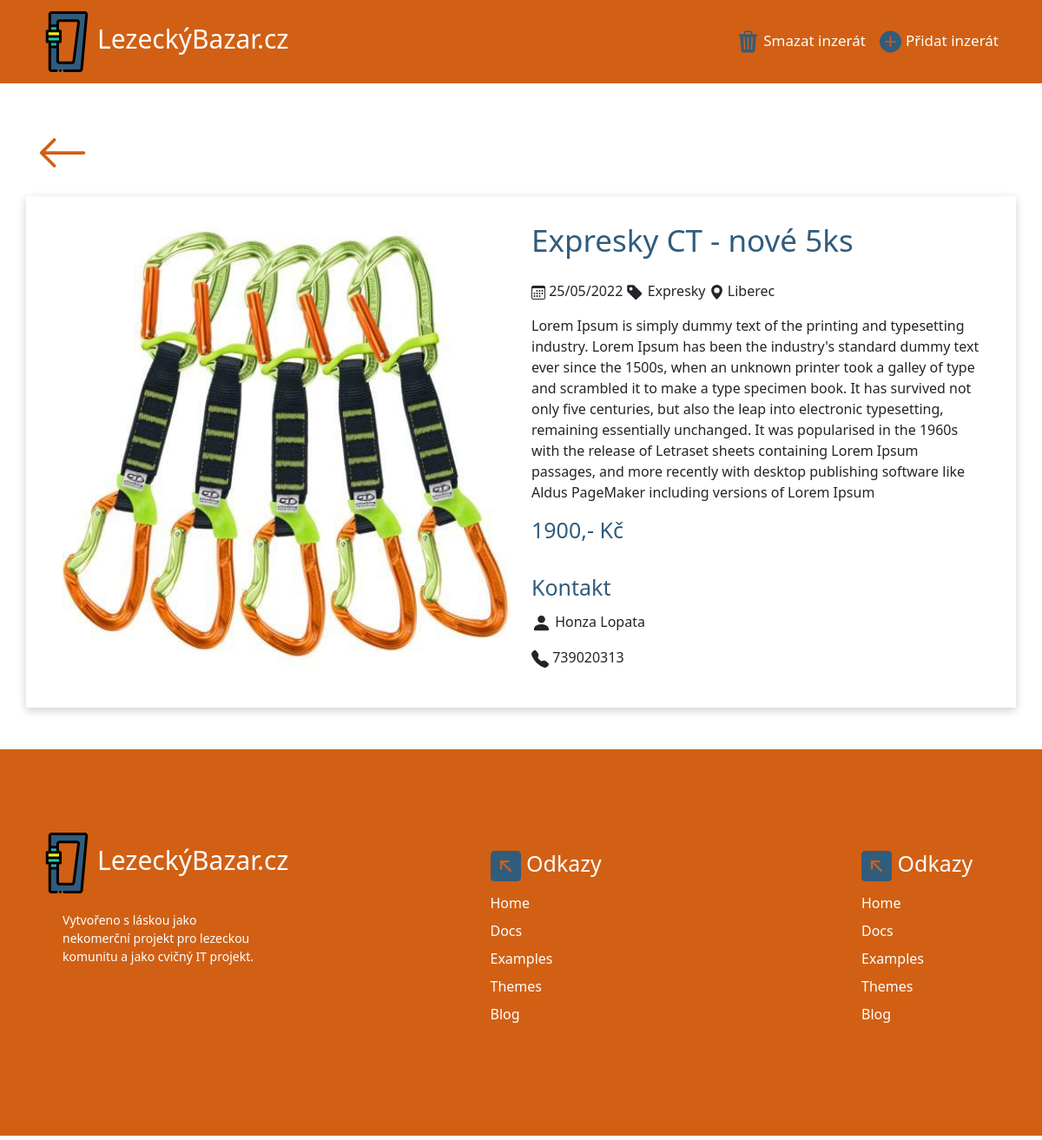
Screenshot of /inzerat/11 with the database file from the repository.
### bazar.py (models this page shows, shortened)
class Posts(db.Model):
    _id = db.Column("id", db.Integer, primary_key = True)
    date = db.Column("date", db.String(100))
    sport = db.Column("sport", db.String(100))
    category = db.Column("category", db.String(100))
    post_name = db.Column("post_name", db.String(100))
    description = db.Column("description", db.String(100))
    image = db.Column("image", db.String(200))
    price = db.Column("price", db.String(100))
    location = db.Column("location", db.String(100))
    person_name = db.Column("person_name", db.String(100))
    contact = db.Column("contact", db.String(100))
    password = db.Column("password", db.String(100))

### bazar.py (the view)
@app.route("/inzerat/<int:_id>")
def individual_post(_id):
    post = Posts.query.get_or_404(_id)
    return render_template("post.html", posts = post)

### templates/post.html (shortened to what this page needs)
{% extends "template2.html" %}
{% block content %}
<link rel="stylesheet" href="{{ url_for('static',filename='css/style.css') }}">
<div class="container">
  <div class="col">
    <a href="{{ request.referrer }}">
    </a>
  </div>
</div>
<div class="container">
        <div class="row" style="padding: 30px;" id="posts_list">
            <div class="col-lg-6 col-xs-12">
                <img src="/static/post_img/{{posts.image}}" alt="Foto inzerátu" width="100%">
            </div>
            <div class="col-lg-6 col-xs-12">
                <h4>{{ posts.post_name }} </h4>
                <p style="margin-top: -1vh;"> {{ posts.date }} <svg xmlns="http://www.w3.org/2000/svg" width="20" height="20" fill="currentColor" class="bi bi-tag-fill" viewBox="0 0 16 16">
                  <path d="M2 1a1 1 0 0 0-1 1v4.586a1 1 0 0 0 .293.707l7 7a1 1 0 0 0 1.414 0l4.586-4.586a1 1 0 0 0 0-1.414l-7-7A1 1 0 0 0 6.586 1H2zm4 3.5a1.5 1.5 0 1 1-3 0 1.5 1.5 0 0 1 3 0z"/>
                </svg> {{ posts.category }}
                <svg xmlns="http://www.w3.org/2000/svg" width="17" height="17" fill="currentColor" class="bi bi-geo-alt-fill" viewBox="0 0 16 16"> <path d="M8 16s6-5.686 6-10A6 6 0 0 0 2 6c0 4.314 6 10 6 10zm0-7a3 3 0 1 1 0-6 3 3 0 0 1 0 6z"/> </svg>
                {{ posts.location}}
              </p>
                {{ posts.description }}
                <p> <h3 id="price"> {{ posts.price + ",- Kč" }} </h3> </p>
              <h5>Kontakt</h5>
               <p> <svg xmlns="http://www.w3.org/2000/svg" width="23" height="23" fill="currentColor" class="bi bi-person-fill" viewBox="0 0 16 16">
                <path d="M3 14s-1 0-1-1 1-4 6-4 6 3 6 4-1 1-1 1H3zm5-6a3 3 0 1 0 0-6 3 3 0 0 0 0 6z"/>
              </svg> {{ posts.person_name}} </p>
              <p>  {{ posts.contact }} </p>
            </div>
        </div>
</div>
{% endblock %}

### static/css/style.css (style rules this page uses)
h4 { color: #315C7C; font-size: 35px; padding-bottom: 30px; }
h5 { color: #315C7C; font-size: 25px; padding-bottom: 5px; padding-top: 20px; }
#posts_list { box-shadow: 0 3px 10px rgb(0 0 0 / 0.2); margin-bottom: 3vh; padding: 10px; min-height: 200px; }
#price { font-size: 25px; color: #315C7C; }

### rows the page displays
Posts: image (picture), post_name "Expresky CT - nové 5ks", date "25/05/2022", category "Expresky", location "Liberec", description "Lorem Ipsum is simply dummy text of the printing and typesetting industry. Lorem Ipsum has been the industry's standard dummy text ever since the 1500s, when an unknown printer took a galley of type and scrambled it to make a type specimen book. It has survived not only five centuries, but also the leap into electronic typesetting, remaining essentially unchanged. It was popularised in the 1960s with the release of Letraset sheets containing Lorem Ipsum passages, and more recently with desktop publishing software like Aldus PageMaker including versions of Lorem Ipsum", price "1900,- Kč", person_name "Honza Lopata", contact "739020313"
